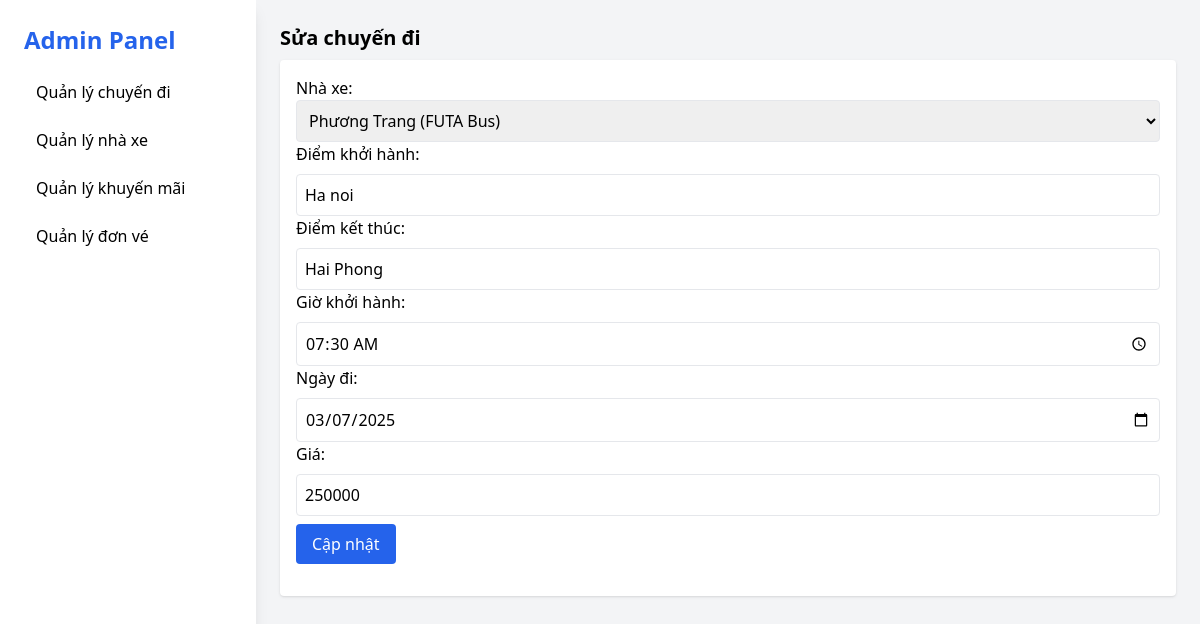
/pages/updatechuyendi.php?update=9, run on an earlier commit of the app's database.
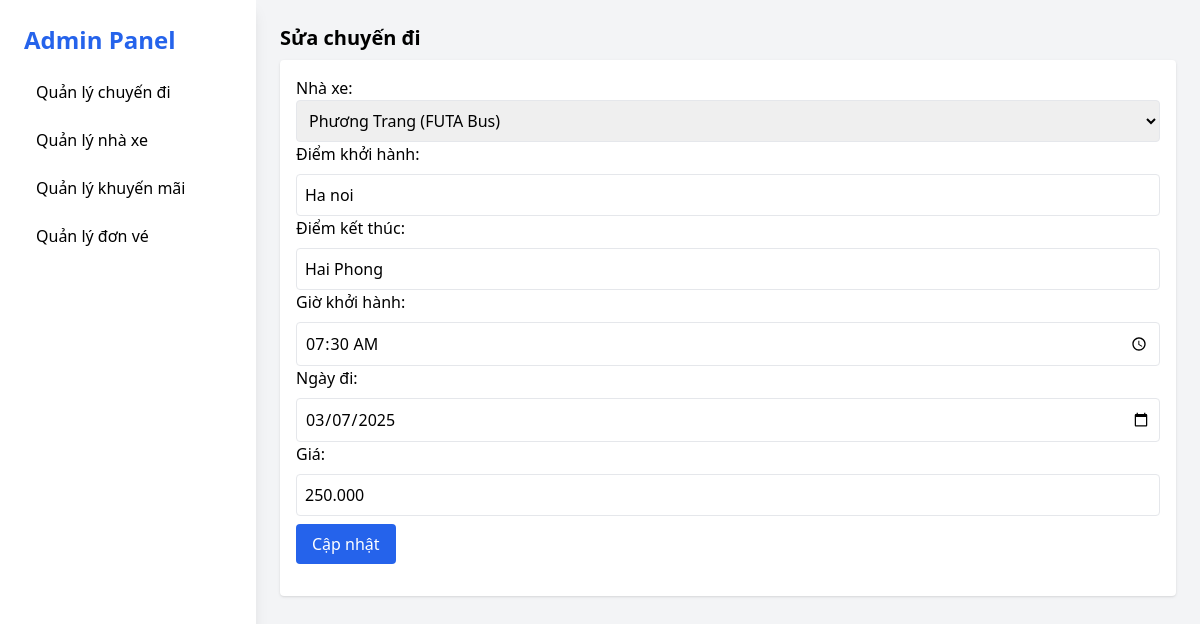
And on a later commit of the database.
### tables this page shows
CREATE TABLE `chuyendi` (
  `id_cd` int(11) NOT NULL,
  `id_NX` int(11) NOT NULL,
  `diemKH` varchar(100) NOT NULL,
  `diemKT` varchar(100) NOT NULL,
  `lichTrinh` time NOT NULL,
  `ngayDi` date NOT NULL,
  `gia` varchar(11) NOT NULL
);

### user.php (called while the page is built, shortened)
<?php
include('connect.php');
        class data_chuyendi
        {
        public function select_id_cd($id_cd)
            {
              global $conn;
              $sql="select chuyendi.id_cd, nha_xe.tenNX, chuyendi.diemKH, chuyendi.diemKT, chuyendi.lichTrinh, chuyendi.ngayDi, chuyendi.gia
                        from chuyendi join nha_xe on chuyendi.id_NX = nha_xe.id_NX where id_cd='$id_cd'";
              $run=mysqli_query($conn, $sql);
              return $run;
            }
        }
?>

### pages/updatechuyendi.php (the view, shortened to what this page needs)
<!DOCTYPE html>
<html lang="vi">
<head>
  <script src="https://cdn.tailwindcss.com"></script>
</head>
<body class="bg-gray-100 font-sans">
  <div class="flex min-h-screen">
    <aside class="w-64 bg-white shadow-lg p-6 space-y-4">
      <h2 class="text-2xl font-bold text-blue-600 mb-4"><a href="quantri.php">Admin Panel</a></h2>
      <nav class="space-y-2">
        <a href="qlchuyendi.php" class="block py-2 px-3 rounded hover:bg-blue-100">Quản lý chuyến đi</a>
        <a href="qlnhaxe.php" class="block py-2 px-3 rounded hover:bg-blue-100">Quản lý nhà xe</a>
        <a href="qlkhuyenmai.php" class="block py-2 px-3 rounded hover:bg-blue-100">Quản lý khuyến mãi</a>
        <a href="qldonve.php" class="block py-2 px-3 rounded hover:bg-blue-100">Quản lý đơn vé</a>
      </nav>
    </aside>
    <main class="flex-1 p-6 space-y-10">
      <section id="nha-xe">
        <h3 class="text-xl font-semibold mb-2">Sửa chuyến đi</h3>
        <div class="bg-white p-4 rounded shadow">
            <?php
                include '../user.php';
                $get_data=new data_chuyendi();
                $select_cd = $get_data->select_id_cd($_GET['update']);
                foreach($select_cd as $se_cd)
            ?>
            <?php
                require_once '../connect.php';
                $sql = "SELECT id_NX, tenNX FROM nha_xe";
                $result = $conn->query($sql);
            ?>
        <form class="space-y-2 mb-4" method="POST" >
            Nhà xe:
            <select class="w-full border rounded p-2" name="id_NX" id="id_NX" value="<?php echo $se_cd['tenNX']?>" required>
                <?php
                if ($result->num_rows > 0) {
                    while ($row = $result->fetch_assoc()) {
                        echo "<option value='" . $row['id_NX'] . "' " . ($row['tenNX'] == $se_cd['tenNX'] ? 'selected' : '') . ">" . $row['tenNX'] . "</option>";
                    }
                } else {
                    echo "<option disabled>Không có nhà xe nào</option>";
                }
                ?>
            </select>
            Điểm khởi hành: <input type="text" class="w-full border p-2 rounded" name="diemKH" value="<?php echo $se_cd['diemKH']?>">
            Điểm kết thúc: <input type="text" class="w-full border p-2 rounded" name="diemKT" value="<?php echo $se_cd['diemKT']?>">
            Giờ khởi hành: <input type="time" class="w-full border p-2 rounded" name="lichTrinh" value="<?php echo $se_cd['lichTrinh']?>">
            Ngày đi: <input type="date" class="w-full border p-2 rounded" name="ngayDi" value="<?php echo $se_cd['ngayDi']?>">
            Giá: <input type="text" class="w-full border p-2 rounded" name="gia" value="<?php echo $se_cd['gia']?>">
            <input type="submit" class="bg-blue-600 text-white px-4 py-2 rounded" name="submit" value="Cập nhật">
        </div>
      </section>
    </main>
  </div>
</body>
</html>

What changed in the data, as far as the page shows it:
changed chuyendi "Ha noi": gia "250000" → "250.000"
